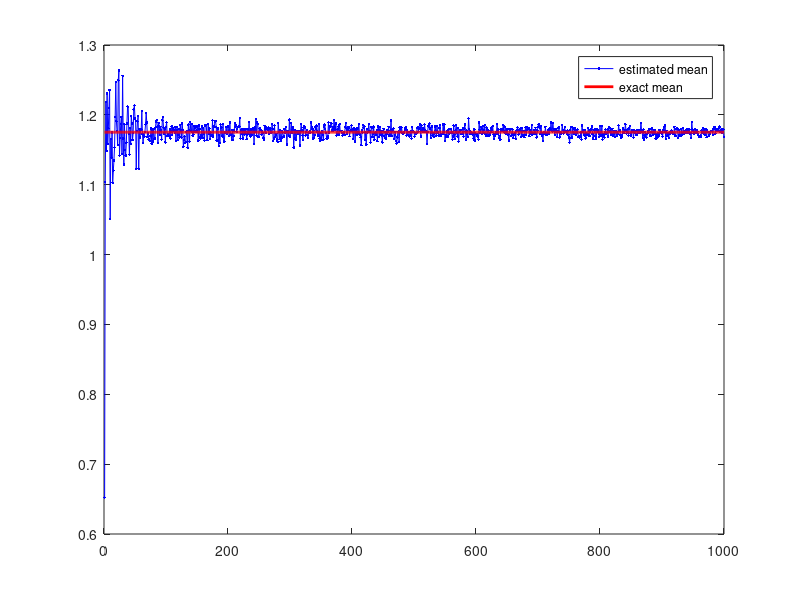
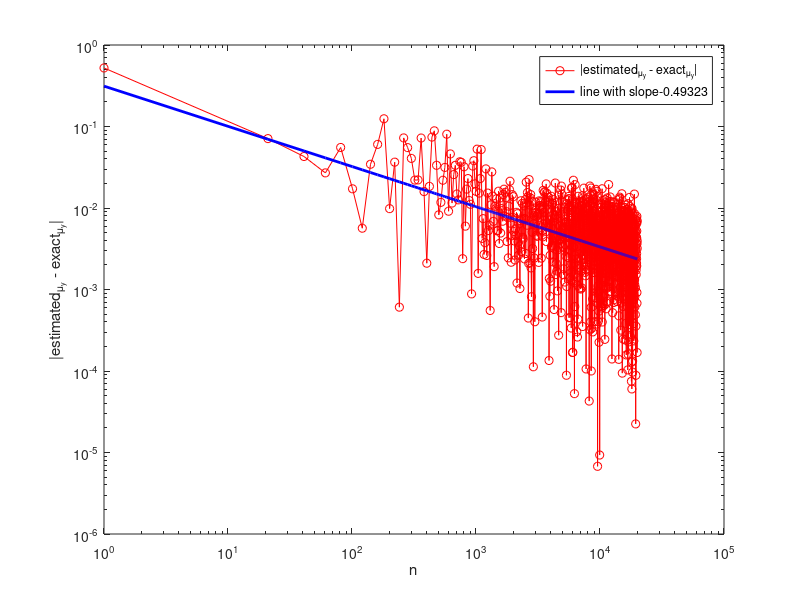

MATLAB code for these plots, in order:
clear;clc;
%Estimating the mean of a random variable y = f(X)
j=1;
n = [1:20:2e4];
for i=n
    Y = rand(i,1);
    X = exp(-1+2*Y);
    mu_y(j,1) = mean(X);
    j = j+1;
end
exact_mean = (exp(1) - exp(-1))/2;
figure(1);
plot(mu_y,'b.-');
hold on;
plot(exact_mean*ones(length(mu_y),1),'r','LineWidth',2);
legend('estimated mean','exact mean');
figure(2);
error = abs(mu_y - exact_mean);
loglog(n,error,'ro-');
hold on;
coeffs = polyfit(log(n),log(error'),1);
y = polyval(coeffs,log(n));
loglog(n,exp(y),'b','LineWidth',2);
xlabel('n'); ylabel('|estimated_{\mu_y} - exact_{\mu_y}|');
legend('|estimated_{\mu_y} - exact_{\mu_y}|',strcat('line with slope',num2str(coeffs(1))));
